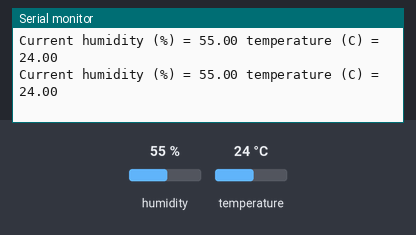
This sketch was run on a simulated Arduino Uno, built with avr-gcc and run on an emulated ATmega328P. Parts: the last lines printed to the serial monitor. The test bench sets the inputs (shaded band); at power-on: humidity 55 %, temperature 24 °C.

Above: at 5.2 s.
5.3 s: humidity set to 22 %
At 6.6 s:
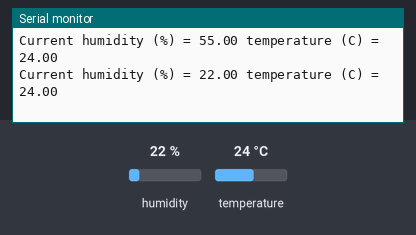
6.8 s: temperature set to 12 °C
At 7.9 s:
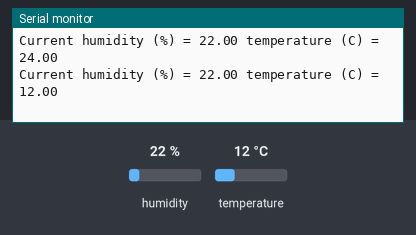
8.3 s: humidity set to 40 %
At 9.5 s:
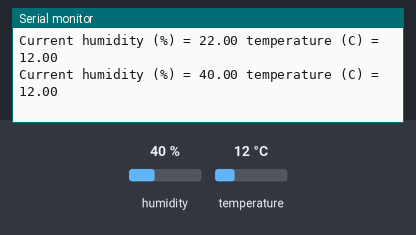
Timing chart, 0 to 11.3 s (numbered marks = the images above; inputs shaded):
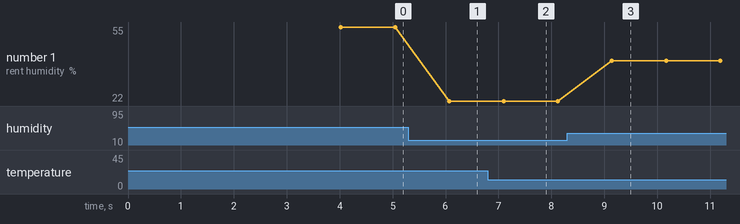

Measured:
- after the input at 5.3 s, the serial monitor: prints a new line after 0.77 s (image 1)
- after the input at 6.8 s, the serial monitor: prints a new line after 0.30 s (image 2)
- after the input at 8.3 s, the serial monitor: prints a new line after 0.85 s (image 3)
- plotted number 1: 55 → 22 after the input at 5.3 s, 22 → 40 after the input at 8.3 s

The sketch:

dht11_sketch.ino
```cpp
#include <dht.h>

#define dht_dpin A0

dht DHT;

void setup(){
  Serial.begin(9600);
   //Let system settle
  delay(4000);
}

void loop(){
  DHT.read11(dht_dpin);

  Serial.print("Current humidity (%) = ");
  Serial.print(DHT.humidity);
  Serial.print(" temperature (C) = ");
  Serial.print(DHT.temperature);
  Serial.print("\n");
  //Don't try to access too frequently...
  delay(1000);
}
```
